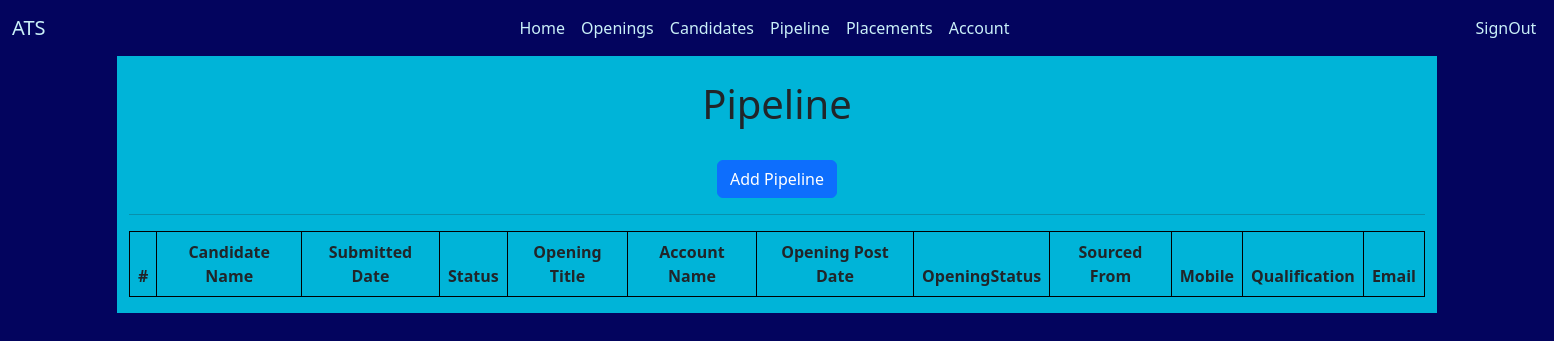
The app's page /pipeline, older data.
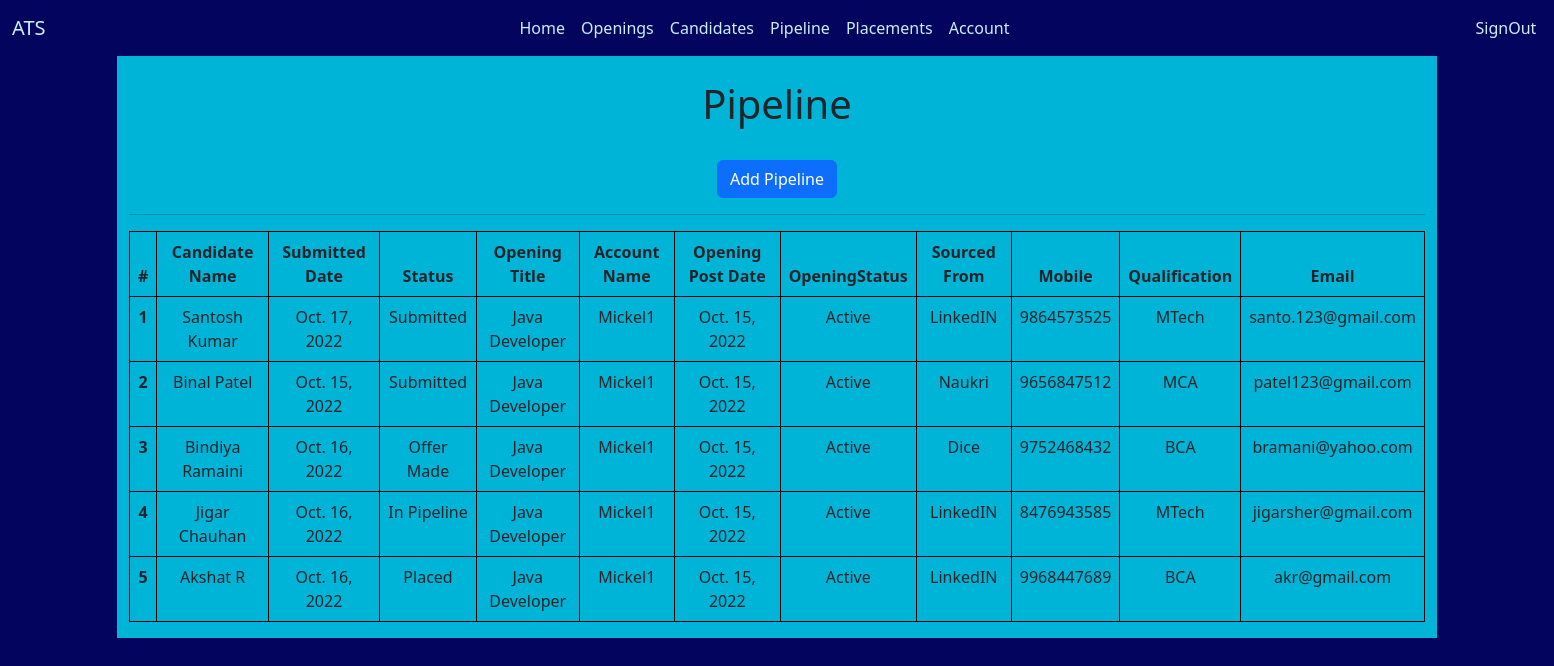
The same page, newer data.
### ApplicantTracking/models.py (models this page shows)
class Pipeline(models.Model):
    CandidateName = models.CharField(max_length=100)
    SubmittedDate = models.DateField()
    Status = models.CharField(max_length=50)
    OpeningTitle = models.CharField(max_length=50)
    AccountName = models.CharField(max_length=50)
    OpeningPostDate = models.DateField()
    OpeningStatus = models.CharField(max_length=50)
    SourcedFrom = models.CharField(max_length=50)
    Mobile = models.IntegerField()
    Qualification = models.CharField(max_length=150)
    Email = models.EmailField(max_length=50)
    def __str__(self):
        return "%s %s %s" %(self.CandidateName, self.Status, self.OpeningTitle)

### ApplicantTracking/views.py (the view)
# urls.py: path('pipeline', views.pipeline, name="pipeline"),
def pipeline(request):
    pipe = Pipeline.objects.all()
    context = {
        'pipe': pipe
    }
    print(context)
    return render(request, 'ApplicantTracking/pipeline.html', context)

### templates/ApplicantTracking/pipeline.html (shortened to what this page needs)
<!doctype html>
<html lang="en">
<head>
    <link href="https://cdn.jsdelivr.net/npm/bootstrap@5.2.2/dist/css/bootstrap.min.css" rel="stylesheet"
>
</head>
<body style="background-color: #03045e;">
<nav class="navbar navbar-expand-lg" style="background-color: #03045e">
    <div class="container-fluid">
        <a class="navbar-brand" style="color:#caf0f8;">ATS</a>
        <div class="collapse navbar-collapse" id="navbarSupportedContent">
            <ul class="navbar-nav me-auto mb-2 mb-lg-0">
                <li class="nav-item">
                    <a class="nav-link" aria-current="page" href="/dashboard" style="margin-left:450px;color:#caf0f8" id="aknav">Home</a>
                </li>
                <li class="nav-item">
                    <a class="nav-link" href="/openings" style="color:#caf0f8" id="aknav">Openings</a>
                </li>
                <li class="nav-item">
                    <a class="nav-link" href="/candidates" style="color:#caf0f8" id="aknav">Candidates</a>
                </li>
                <li class="nav-item">
                    <a class="nav-link" href="/pipeline" style="color:#caf0f8" id="aknav">Pipeline</a>
                </li>
                <li class="nav-item">
                    <a class="nav-link" href="/placement" style="color:#caf0f8" id="aknav">Placements</a>
                </li>
                <li class="nav-item">
                    <a class="nav-link" href="/account" style="color:#caf0f8" id="aknav">Account</a>
                </li>
                <li class="nav-item" style="margin-left:450px;">
                    <a class="nav-link" href="/signout" style="color:#caf0f8" id="aknav">SignOut</a>
                </li>
            </ul>
        </div>
    </div>
</nav>
<div class="container" style="text-align:center;">
    <div class="row">
        <div class="col-md-12" style="background-color: #00b4d8">
            <br>
            <h1 align="center">Pipeline</h1>
            <br>
            <a href="/addpipeline" class="btn btn-primary" role="button">Add Pipeline</a>
            <hr>
    <table class="table table-bordered" style="border-color:black;">
        <thead>
        <tr>
            <th scope="col">#</th>
            <th scope="col">Candidate Name</th>
            <th scope="col">Submitted Date</th>
            <th scope="col">Status</th>
            <th scope="col">Opening Title</th>
            <th scope="col">Account Name</th>
            <th scope="col">Opening Post Date</th>
            <th scope="col">OpeningStatus</th>
            <th scope="col">Sourced From</th>
            <th scope="col">Mobile</th>
            <th scope="col">Qualification</th>
            <th scope="col">Email</th>
        </tr>
        </thead>
        {% for pipe in pipe %}
        <tbody>
        <tr>
            <th scope="row">{{pipe.id}}</th>
            <td>{{pipe.CandidateName}}</td>
            <td>{{pipe.SubmittedDate}}</td>
            <td>{{pipe.Status}}</td>
            <td>{{pipe.OpeningTitle}}</td>
            <td>{{pipe.AccountName}}</td>
            <td>{{pipe.OpeningPostDate}}</td>
            <td>{{pipe.OpeningStatus}}</td>
            <td>{{pipe.SourcedFrom}}</td>
            <td>{{pipe.Mobile}}</td>
            <td>{{pipe.Qualification}}</td>
            <td>{{pipe.Email}}</td>
        </tr>
        </tbody>
        {% endfor %}
    </table>
        </div>
    </div>
</div>
</body>
</html>

Row changes from the older to the newer data that the page shows:
added Pipeline: id "1", CandidateName "Santosh Kumar", SubmittedDate "Oct. 17, 2022", Status "Submitted", OpeningTitle "Java Developer", AccountName "Mickel1", OpeningPostDate "Oct. 15, 2022", OpeningStatus "Active", SourcedFrom "LinkedIN", Mobile "9864573525", Qualification "MTech", Email "santo.123@gmail.com"
added Pipeline: id "2", CandidateName "Binal Patel", SubmittedDate "Oct. 15, 2022", Status "Submitted", OpeningTitle "Java Developer", AccountName "Mickel1", OpeningPostDate "Oct. 15, 2022", OpeningStatus "Active", SourcedFrom "Naukri", Mobile "9656847512", Qualification "MCA", Email "patel123@gmail.com"
added Pipeline: id "3", CandidateName "Bindiya Ramaini", SubmittedDate "Oct. 16, 2022", Status "Offer Made", OpeningTitle "Java Developer", AccountName "Mickel1", OpeningPostDate "Oct. 15, 2022", OpeningStatus "Active", SourcedFrom "Dice", Mobile "9752468432", Qualification "BCA", Email "bramani@yahoo.com"
added Pipeline: id "4", CandidateName "Jigar Chauhan", SubmittedDate "Oct. 16, 2022", Status "In Pipeline", OpeningTitle "Java Developer", AccountName "Mickel1", OpeningPostDate "Oct. 15, 2022", OpeningStatus "Active", SourcedFrom "LinkedIN", Mobile "8476943585", Qualification "MTech", Email "jigarsher@gmail.com"
added Pipeline: id "5", CandidateName "Akshat R", SubmittedDate "Oct. 16, 2022", Status "Placed", OpeningTitle "Java Developer", AccountName "Mickel1", OpeningPostDate "Oct. 15, 2022", OpeningStatus "Active", SourcedFrom "LinkedIN", Mobile "9968447689", Qualification "BCA", Email "akr@gmail.com"
